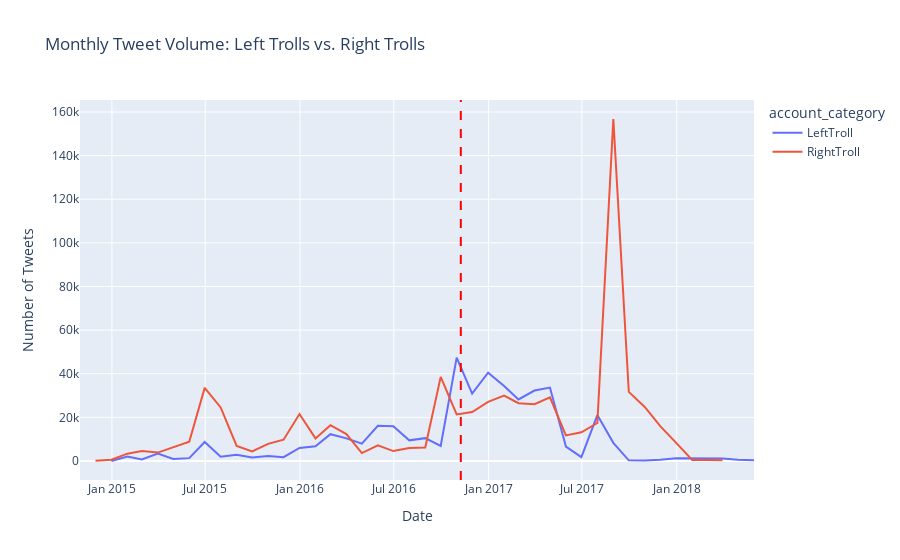

This figure's notebook cell:
### Markdown cell above
### LeftTroll vs RightTroll Monthly Analysis
This interactive graph shows the monthly distribution of tweets per for LeftTroll and RightTroll accounts.

### Code cell
import plotly.express as px

# Set index
time_subset = df_subset.set_index('publish_date').sort_index()

# Resample by Month and Account Category to compare activity
# We use unstack() to create columns for LeftTroll and RightTroll
monthly_comparison = time_subset.groupby([pd.Grouper(freq='ME'), 'account_category']).size().unstack()

# Plotting using Plotly for interactivity
fig = px.line(monthly_comparison, x=monthly_comparison.index, y=monthly_comparison.columns,
              title='Monthly Tweet Volume: Left Trolls vs. Right Trolls',
              labels={'value':'Number of Tweets', 'publish_date':'Date', 'variable':'Account Category'})

# Add Reference Lines for 2016 Election (Plotly equivalent)
# Removing annotation_text and annotation_position to bypass TypeError, as the line itself is the primary goal and hover provides details.
fig.add_vline(x=pd.to_datetime('2016-11-08').isoformat(), line_dash="dash", line_color="red")

fig.update_layout(hovermode="x unified") # Unified hover for better comparison
fig.show()
